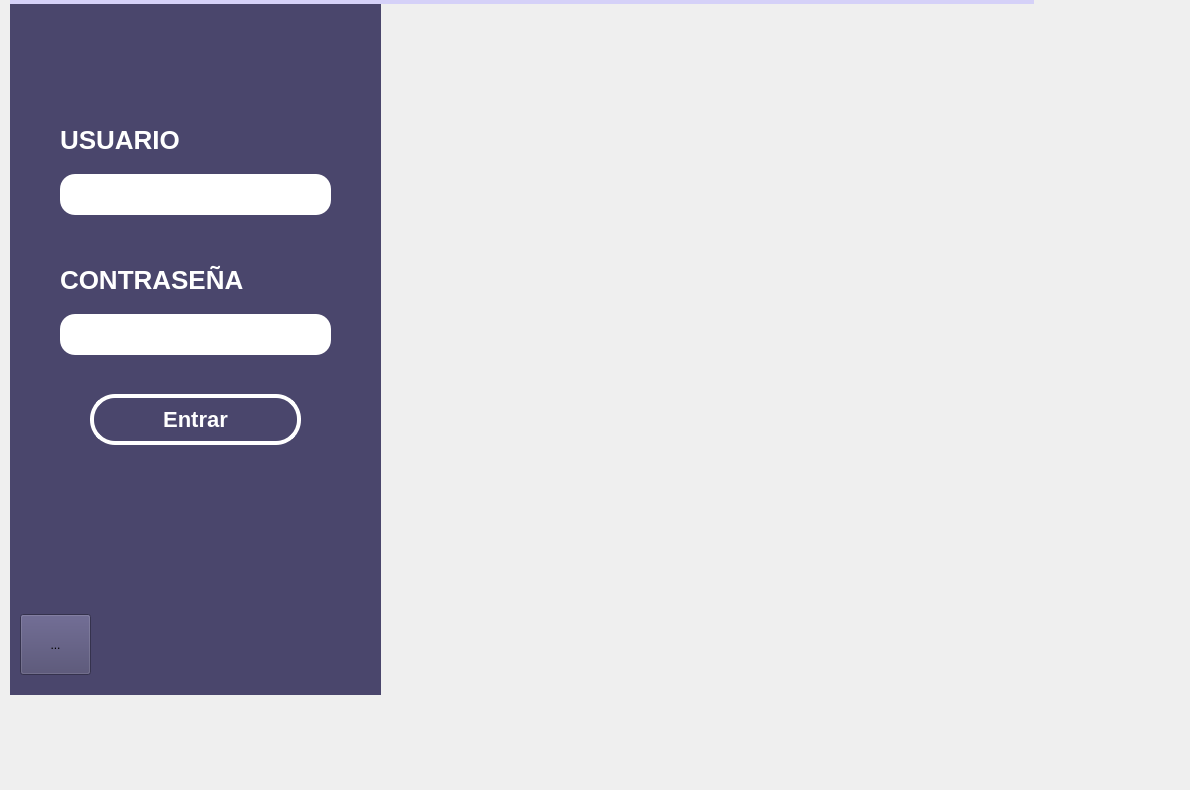
    <widget class="QWidget" name="page_9">
     <widget class="QLabel" name="label_28">
      <property name="geometry">
       <rect>
        <x>10</x>
        <y>0</y>
        <width>1024</width>
        <height>4</height>
       </rect>
      </property>
      <property name="styleSheet">
       <string notr="true">background-color: rgb(213, 209, 248);
</string>
      </property>
      <property name="text">
       <string/>
      </property>
     </widget>
     <widget class="QLabel" name="label_30">
      <property name="geometry">
       <rect>
        <x>350</x>
        <y>-90</y>
        <width>831</width>
        <height>781</height>
       </rect>
      </property>
      <property name="text">
       <string/>
      </property>
      <property name="pixmap">
       <pixmap resource="../resources/resources.qrc">:/images/iconos/fondos/login4.png</pixmap>
      </property>
      <property name="scaledContents">
       <bool>true</bool>
      </property>
      <property name="alignment">
       <set>Qt::AlignCenter</set>
      </property>
      <property name="wordWrap">
       <bool>false</bool>
      </property>
     </widget>
     <widget class="QWidget" name="widget_31" native="true">
      <property name="geometry">
       <rect>
        <x>10</x>
        <y>4</y>
        <width>371</width>
        <height>691</height>
       </rect>
      </property>
      <property name="styleSheet">
       <string notr="true">background-color: rgb(74, 70, 108);</string>
      </property>
      <widget class="QToolButton" name="ConfigurarcredencialesDB_Btn">
       <property name="geometry">
        <rect>
         <x>10</x>
         <y>610</y>
         <width>71</width>
         <height>61</height>
        </rect>
       </property>
       <property name="text">
        <string>...</string>
       </property>
       <property name="icon">
        <iconset resource="../resources/resources.qrc">
         <normaloff>:/images/iconos/botones/database_config3.svg</normaloff>:/images/iconos/botones/database_config3.svg</iconset>
       </property>
       <property name="iconSize">
        <size>
         <width>82</width>
         <height>82</height>
        </size>
       </property>
      </widget>
      <widget class="QPushButton" name="EntrarLogin_Btn">
       <property name="geometry">
        <rect>
         <x>80</x>
         <y>390</y>
         <width>211</width>
         <height>51</height>
        </rect>
       </property>
       <property name="styleSheet">
        <string notr="true">QPushButton {
        background-color: rgb(74, 70, 108);
		color: white; 
        border-radius: 25px; 
        padding: 10px;
		border: 4px solid white;
		font-family: &quot;Segoe UI&quot;;
		font-size: 22px;
		font-weight: 650; 
		 /*qproperty-alignment: AlignCenter;*/
    }


QPushButton:hover {
    background-color: #8479A9;  /* Un 10-15% más oscuro que #938BB6 */
}</string>
       </property>
       <property name="text">
        <string>Entrar</string>
       </property>
      </widget>
      <widget class="QLineEdit" name="PasswordLogin_lineEdit">
       <property name="geometry">
        <rect>
         <x>50</x>
         <y>310</y>
         <width>271</width>
         <height>41</height>
        </rect>
       </property>
       <property name="styleSheet">
        <string notr="true">background-color: white;
    color: black;
    border-radius: 15px;
    padding: 10px;
	font-family: &quot;Segoe UI Semibold&quot;, &quot;Arial&quot;, sans-serif;
    font-size: 18px;
    font-weight: 660;
text-transform: uppercase;  /* &lt;- Esto fuerza mayúsculas */</string>
       </property>
      </widget>
      <widget class="QLabel" name="UsuarioLogin_Lbl">
       <property name="geometry">
        <rect>
         <x>50</x>
         <y>120</y>
         <width>131</width>
         <height>31</height>
        </rect>
       </property>
       <property name="font">
        <font>
         <family>Segoe UI</family>
         <pointsize>-1</pointsize>
         <weight>93</weight>
         <bold>true</bold>
        </font>
       </property>
       <property name="styleSheet">
        <string notr="true">
color: white;  
font-family: &quot;Segoe UI&quot;;
font-size: 26px;
font-weight: 750; 

</string>
       </property>
       <property name="text">
        <string>USUARIO</string>
       </property>
      </widget>
      <widget class="QLabel" name="PasswordLogin_Lbl">
       <property name="geometry">
        <rect>
         <x>50</x>
         <y>260</y>
         <width>191</width>
         <height>31</height>
        </rect>
       </property>
       <property name="font">
        <font>
         <family>Segoe UI</family>
         <pointsize>-1</pointsize>
         <weight>93</weight>
         <bold>true</bold>
        </font>
       </property>
       <property name="styleSheet">
        <string notr="true">
color: white;  
font-family: &quot;Segoe UI&quot;;
font-size: 26px;
font-weight: 750; 

</string>
       </property>
       <property name="text">
        <string>CONTRASEÑA</string>
       </property>
      </widget>
      <widget class="QLineEdit" name="UsuarioLogin_lineEdit">
       <property name="geometry">
        <rect>
         <x>50</x>
         <y>170</y>
         <width>271</width>
         <height>41</height>
        </rect>
       </property>
       <property name="styleSheet">
        <string notr="true">background-color: white;
    color: black;
    border-radius: 15px;
    padding: 10px;
	font-family: &quot;Segoe UI Semibold&quot;, &quot;Arial&quot;, sans-serif;
    font-size: 18px;
    font-weight: 660;
text-transform: uppercase;  /* &lt;- Esto fuerza mayúsculas */</string>
       </property>
      </widget>
     </widget>
     <zorder>label_30</zorder>
     <zorder>widget_31</zorder>
     <zorder>label_28</zorder>
    </widget>
